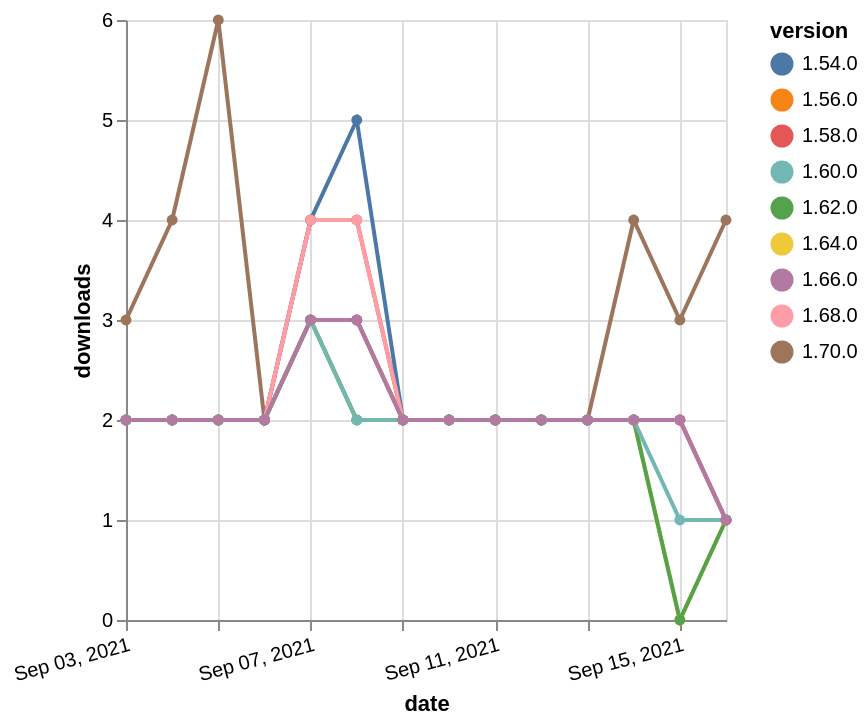

Vega-Lite specification stored for this chart:
### Vega-Lite specification from a JSON file in a GitHub repository (floating-point values rounded to 4 significant figures)
{"$schema": "https://vega.github.io/schema/vega-lite/v5.json", "description": "A simple bar chart with embedded data.", "data": {"values": [{"date": "2021-09-03", "total": 2722, "delta": 2, "version": "1.56.0"}, {"date": "2021-09-04", "total": 2724, "delta": 2, "version": "1.56.0"}, {"date": "2021-09-05", "total": 2726, "delta": 2, "version": "1.56.0"}, {"date": "2021-09-06", "total": 2728, "delta": 2, "version": "1.56.0"}, {"date": "2021-09-07", "total": 2731, "delta": 3, "version": "1.56.0"}, {"date": "2021-09-08", "total": 2734, "delta": 3, "version": "1.56.0"}, {"date": "2021-09-09", "total": 2736, "delta": 2, "version": "1.56.0"}, {"date": "2021-09-10", "total": 2738, "delta": 2, "version": "1.56.0"}, {"date": "2021-09-11", "total": 2740, "delta": 2, "version": "1.56.0"}, {"date": "2021-09-12", "total": 2742, "delta": 2, "version": "1.56.0"}, {"date": "2021-09-13", "total": 2744, "delta": 2, "version": "1.56.0"}, {"date": "2021-09-14", "total": 2746, "delta": 2, "version": "1.56.0"}, {"date": "2021-09-15", "total": 2748, "delta": 2, "version": "1.56.0"}, {"date": "2021-09-16", "total": 2749, "delta": 1, "version": "1.56.0"}, {"date": "2021-09-03", "total": 1508, "delta": 2, "version": "1.64.0"}, {"date": "2021-09-04", "total": 1510, "delta": 2, "version": "1.64.0"}, {"date": "2021-09-05", "total": 1512, "delta": 2, "version": "1.64.0"}, {"date": "2021-09-06", "total": 1514, "delta": 2, "version": "1.64.0"}, {"date": "2021-09-07", "total": 1517, "delta": 3, "version": "1.64.0"}, {"date": "2021-09-08", "total": 1519, "delta": 2, "version": "1.64.0"}, {"date": "2021-09-09", "total": 1521, "delta": 2, "version": "1.64.0"}, {"date": "2021-09-10", "total": 1523, "delta": 2, "version": "1.64.0"}, {"date": "2021-09-11", "total": 1525, "delta": 2, "version": "1.64.0"}, {"date": "2021-09-12", "total": 1527, "delta": 2, "version": "1.64.0"}, {"date": "2021-09-13", "total": 1529, "delta": 2, "version": "1.64.0"}, {"date": "2021-09-14", "total": 1531, "delta": 2, "version": "1.64.0"}, {"date": "2021-09-15", "total": 1531, "delta": 0, "version": "1.64.0"}, {"date": "2021-09-16", "total": 1532, "delta": 1, "version": "1.64.0"}, {"date": "2021-09-03", "total": 246, "delta": 3, "version": "1.70.0"}, {"date": "2021-09-04", "total": 250, "delta": 4, "version": "1.70.0"}, {"date": "2021-09-05", "total": 256, "delta": 6, "version": "1.70.0"}, {"date": "2021-09-06", "total": 258, "delta": 2, "version": "1.70.0"}, {"date": "2021-09-07", "total": 261, "delta": 3, "version": "1.70.0"}, {"date": "2021-09-08", "total": 264, "delta": 3, "version": "1.70.0"}, {"date": "2021-09-09", "total": 266, "delta": 2, "version": "1.70.0"}, {"date": "2021-09-10", "total": 268, "delta": 2, "version": "1.70.0"}, {"date": "2021-09-11", "total": 270, "delta": 2, "version": "1.70.0"}, {"date": "2021-09-12", "total": 272, "delta": 2, "version": "1.70.0"}, {"date": "2021-09-13", "total": 274, "delta": 2, "version": "1.70.0"}, {"date": "2021-09-14", "total": 278, "delta": 4, "version": "1.70.0"}, {"date": "2021-09-15", "total": 281, "delta": 3, "version": "1.70.0"}, {"date": "2021-09-16", "total": 285, "delta": 4, "version": "1.70.0"}, {"date": "2021-09-03", "total": 3389, "delta": 2, "version": "1.54.0"}, {"date": "2021-09-04", "total": 3391, "delta": 2, "version": "1.54.0"}, {"date": "2021-09-05", "total": 3393, "delta": 2, "version": "1.54.0"}, {"date": "2021-09-06", "total": 3395, "delta": 2, "version": "1.54.0"}, {"date": "2021-09-07", "total": 3399, "delta": 4, "version": "1.54.0"}, {"date": "2021-09-08", "total": 3404, "delta": 5, "version": "1.54.0"}, {"date": "2021-09-09", "total": 3406, "delta": 2, "version": "1.54.0"}, {"date": "2021-09-10", "total": 3408, "delta": 2, "version": "1.54.0"}, {"date": "2021-09-11", "total": 3410, "delta": 2, "version": "1.54.0"}, {"date": "2021-09-12", "total": 3412, "delta": 2, "version": "1.54.0"}, {"date": "2021-09-13", "total": 3414, "delta": 2, "version": "1.54.0"}, {"date": "2021-09-14", "total": 3416, "delta": 2, "version": "1.54.0"}, {"date": "2021-09-15", "total": 3418, "delta": 2, "version": "1.54.0"}, {"date": "2021-09-16", "total": 3419, "delta": 1, "version": "1.54.0"}, {"date": "2021-09-03", "total": 2626, "delta": 2, "version": "1.58.0"}, {"date": "2021-09-04", "total": 2628, "delta": 2, "version": "1.58.0"}, {"date": "2021-09-05", "total": 2630, "delta": 2, "version": "1.58.0"}, {"date": "2021-09-06", "total": 2632, "delta": 2, "version": "1.58.0"}, {"date": "2021-09-07", "total": 2636, "delta": 4, "version": "1.58.0"}, {"date": "2021-09-08", "total": 2640, "delta": 4, "version": "1.58.0"}, {"date": "2021-09-09", "total": 2642, "delta": 2, "version": "1.58.0"}, {"date": "2021-09-10", "total": 2644, "delta": 2, "version": "1.58.0"}, {"date": "2021-09-11", "total": 2646, "delta": 2, "version": "1.58.0"}, {"date": "2021-09-12", "total": 2648, "delta": 2, "version": "1.58.0"}, {"date": "2021-09-13", "total": 2650, "delta": 2, "version": "1.58.0"}, {"date": "2021-09-14", "total": 2652, "delta": 2, "version": "1.58.0"}, {"date": "2021-09-15", "total": 2654, "delta": 2, "version": "1.58.0"}, {"date": "2021-09-16", "total": 2655, "delta": 1, "version": "1.58.0"}, {"date": "2021-09-03", "total": 768, "delta": 2, "version": "1.68.0"}, {"date": "2021-09-04", "total": 770, "delta": 2, "version": "1.68.0"}, {"date": "2021-09-05", "total": 772, "delta": 2, "version": "1.68.0"}, {"date": "2021-09-06", "total": 774, "delta": 2, "version": "1.68.0"}, {"date": "2021-09-07", "total": 778, "delta": 4, "version": "1.68.0"}, {"date": "2021-09-08", "total": 782, "delta": 4, "version": "1.68.0"}, {"date": "2021-09-09", "total": 784, "delta": 2, "version": "1.68.0"}, {"date": "2021-09-10", "total": 786, "delta": 2, "version": "1.68.0"}, {"date": "2021-09-11", "total": 788, "delta": 2, "version": "1.68.0"}, {"date": "2021-09-12", "total": 790, "delta": 2, "version": "1.68.0"}, {"date": "2021-09-13", "total": 792, "delta": 2, "version": "1.68.0"}, {"date": "2021-09-14", "total": 794, "delta": 2, "version": "1.68.0"}, {"date": "2021-09-15", "total": 796, "delta": 2, "version": "1.68.0"}, {"date": "2021-09-16", "total": 797, "delta": 1, "version": "1.68.0"}, {"date": "2021-09-03", "total": 1668, "delta": 2, "version": "1.62.0"}, {"date": "2021-09-04", "total": 1670, "delta": 2, "version": "1.62.0"}, {"date": "2021-09-05", "total": 1672, "delta": 2, "version": "1.62.0"}, {"date": "2021-09-06", "total": 1674, "delta": 2, "version": "1.62.0"}, {"date": "2021-09-07", "total": 1677, "delta": 3, "version": "1.62.0"}, {"date": "2021-09-08", "total": 1679, "delta": 2, "version": "1.62.0"}, {"date": "2021-09-09", "total": 1681, "delta": 2, "version": "1.62.0"}, {"date": "2021-09-10", "total": 1683, "delta": 2, "version": "1.62.0"}, {"date": "2021-09-11", "total": 1685, "delta": 2, "version": "1.62.0"}, {"date": "2021-09-12", "total": 1687, "delta": 2, "version": "1.62.0"}, {"date": "2021-09-13", "total": 1689, "delta": 2, "version": "1.62.0"}, {"date": "2021-09-14", "total": 1691, "delta": 2, "version": "1.62.0"}, {"date": "2021-09-15", "total": 1691, "delta": 0, "version": "1.62.0"}, {"date": "2021-09-16", "total": 1692, "delta": 1, "version": "1.62.0"}, {"date": "2021-09-03", "total": 2061, "delta": 2, "version": "1.60.0"}, {"date": "2021-09-04", "total": 2063, "delta": 2, "version": "1.60.0"}, {"date": "2021-09-05", "total": 2065, "delta": 2, "version": "1.60.0"}, {"date": "2021-09-06", "total": 2067, "delta": 2, "version": "1.60.0"}, {"date": "2021-09-07", "total": 2070, "delta": 3, "version": "1.60.0"}, {"date": "2021-09-08", "total": 2072, "delta": 2, "version": "1.60.0"}, {"date": "2021-09-09", "total": 2074, "delta": 2, "version": "1.60.0"}, {"date": "2021-09-10", "total": 2076, "delta": 2, "version": "1.60.0"}, {"date": "2021-09-11", "total": 2078, "delta": 2, "version": "1.60.0"}, {"date": "2021-09-12", "total": 2080, "delta": 2, "version": "1.60.0"}, {"date": "2021-09-13", "total": 2082, "delta": 2, "version": "1.60.0"}, {"date": "2021-09-14", "total": 2084, "delta": 2, "version": "1.60.0"}, {"date": "2021-09-15", "total": 2085, "delta": 1, "version": "1.60.0"}, {"date": "2021-09-16", "total": 2086, "delta": 1, "version": "1.60.0"}, {"date": "2021-09-03", "total": 1049, "delta": 2, "version": "1.66.0"}, {"date": "2021-09-04", "total": 1051, "delta": 2, "version": "1.66.0"}, {"date": "2021-09-05", "total": 1053, "delta": 2, "version": "1.66.0"}, {"date": "2021-09-06", "total": 1055, "delta": 2, "version": "1.66.0"}, {"date": "2021-09-07", "total": 1058, "delta": 3, "version": "1.66.0"}, {"date": "2021-09-08", "total": 1061, "delta": 3, "version": "1.66.0"}, {"date": "2021-09-09", "total": 1063, "delta": 2, "version": "1.66.0"}, {"date": "2021-09-10", "total": 1065, "delta": 2, "version": "1.66.0"}, {"date": "2021-09-11", "total": 1067, "delta": 2, "version": "1.66.0"}, {"date": "2021-09-12", "total": 1069, "delta": 2, "version": "1.66.0"}, {"date": "2021-09-13", "total": 1071, "delta": 2, "version": "1.66.0"}, {"date": "2021-09-14", "total": 1073, "delta": 2, "version": "1.66.0"}, {"date": "2021-09-15", "total": 1075, "delta": 2, "version": "1.66.0"}, {"date": "2021-09-16", "total": 1076, "delta": 1, "version": "1.66.0"}]}, "width": "container", "mark": {"type": "line", "point": {"filled": true}}, "encoding": {"x": {"field": "date", "type": "temporal", "timeUnit": "yearmonthdate", "title": "date", "axis": {"labelAngle": -15}}, "y": {"field": "delta", "type": "quantitative", "title": "downloads"}, "color": {"field": "version", "type": "nominal"}, "tooltip": {"field": "delta"}}}
